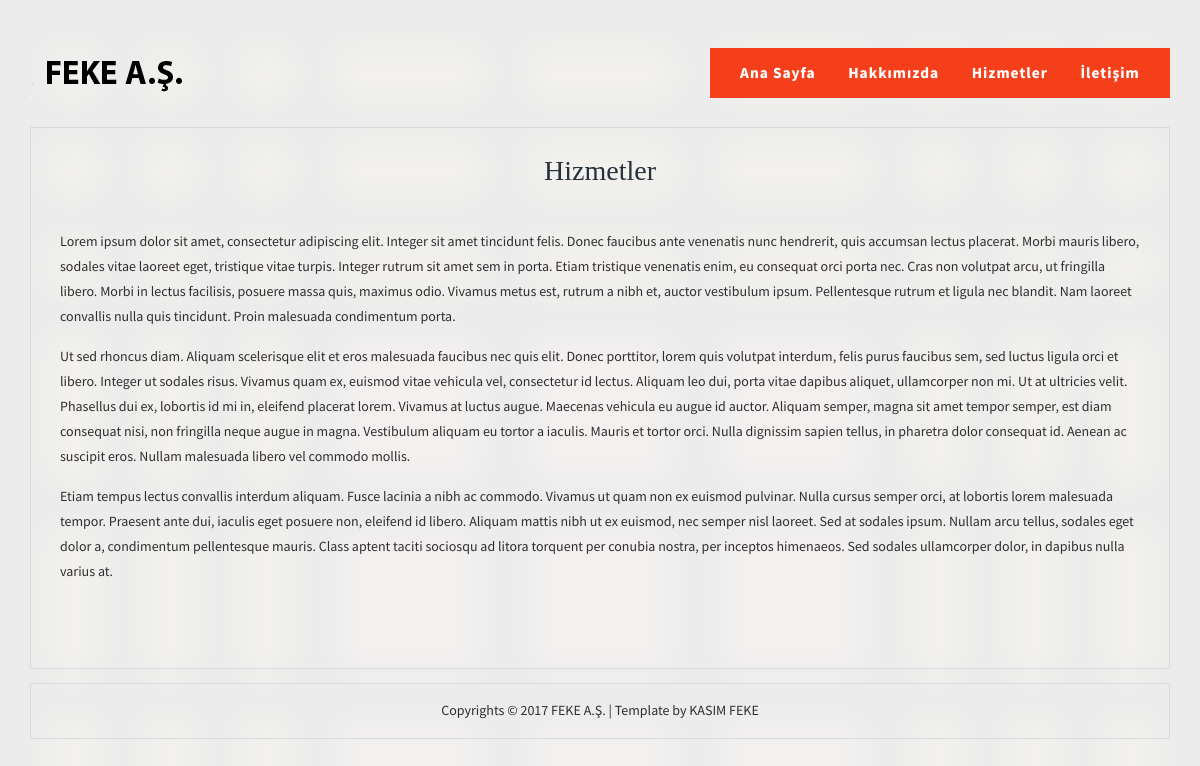
/services.php, run on the app's committed database.
### tables this page shows
CREATE TABLE `ayarlar` (
  `ayar_id` int(11) NOT NULL,
  `ayar_logo` varchar(250) NOT NULL,
  `ayar_title` varchar(100) NOT NULL,
  `ayar_description` varchar(500) NOT NULL,
  `ayar_footer` varchar(500) NOT NULL,
  `ayar_adres` varchar(500) NOT NULL,
  `ayar_mail` varchar(100) NOT NULL,
  `ayar_telefon` varchar(50) NOT NULL
);

CREATE TABLE `menuler` (
  `menu_id` int(11) NOT NULL,
  `menu_ad` varchar(50) NOT NULL,
  `menu_url` varchar(300) NOT NULL,
  `menu_sira` varchar(50) NOT NULL DEFAULT '0'
);

CREATE TABLE `hizmetler` (
  `hizmetler_id` int(11) NOT NULL,
  `hizmetler_baslik` varchar(50) NOT NULL,
  `hizmetler_yazi` mediumtext NOT NULL
);

### services.php (the view)
<?php include 'header.php'; ?>
<div class="container">
	<div class="service-top">
		<h3 class="m_3"><?php echo $hizmetcek['hizmetler_baslik']; ?></h3>
		<div class="service_grid1">
			<div class="col-md-12">
				<p><?php echo $hizmetcek['hizmetler_yazi']; ?></p>
			</div>
			<div class="clearfix"> </div>
		</div>
	</div>
<?php include 'footer.php'; ?>

### header.php (shortened to what this page needs)
<?php include 'admin/netting/connect.php';
$ayarsor=mysql_query("select * from ayarlar");
$ayarcek=mysql_fetch_assoc($ayarsor);
$hizmetsor=mysql_query("select * from hizmetler");
$hizmetcek=mysql_fetch_assoc($hizmetsor);
 ?>
<!DOCTYPE HTML>
<html>
<head>
	<link href="css/bootstrap.css" rel="stylesheet" type="text/css" media="all">
	<link href="css/style.css" rel="stylesheet" type="text/css" media="all" />
</head>
<body>
	<div class="header">
		<div class="container">
			<div class="logo">
				<a href="index.php"><img src="<?php echo $ayarcek['ayar_logo']; ?>" class="img-responsive" alt=""></a>
			</div>
			<div class="head-nav">
				<ul class="cl-effect-1">
					<?php
					$menusorgu=mysql_query("select * from menuler");
					while ($menucek=mysql_fetch_assoc($menusorgu)) {
						?>
						<li class="active"><a href="<?php echo $menucek['menu_url']; ?>"><?php echo $menucek['menu_ad']; ?></a></li>
						<?php } ?>
						<div class="clearfix"></div>
					</ul>
				</div>
				<div class="clearfix"> </div>
			</div>
		</div>

### footer.php (shortened to what this page needs)
<div class="footer">
	<div class="copyright">
		<p><?php echo $ayarcek['ayar_footer']; ?></a></p>
	</div>
</div>

### css/style.css (style rules this page uses)
h4, h5, h6, h1, h2, h3 { margin-top: 0; }
ul, ol { margin: 0; }
p { margin: 0; }
html,body { font-family: 'Source Sans Pro', sans-serif; background: url(../images/sos.png)no-repeat; background-size: cover; -webkit-background-size: cover; -moz-background-size: cover; -o-background-size: cover; -ms-background-size: cover; }
body a { transition:0.5s all; -webkit-transition:0.5s all; -moz-transition:0.5s all; -o-transition:0.5s all; -ms-transition:0.5s all; }
.header { padding: 2em 0; }
.logo { float: left; }
.logo a { display:block; }
.head-nav ul li { display:inline-block; float:left; }
.head-nav { float: right; padding: 1em 1em; background:#f53f1a; }
.head-nav ul li a { position: relative; display: inline-block; margin: 0px 0px; outline: none; color: #fff; text-decoration: none; letter-spacing: 1px; font-weight: 700; text-shadow: 0 0 1px rgba(255,255,255,0.3); font-size: 1.1em; }
.head-nav ul { padding:0; margin: 0; }
*, *:after, *::before { -webkit-box-sizing: border-box; -moz-box-sizing: border-box; box-sizing: border-box; }
.head-nav ul li { display: inline-block; margin: 0; outline: none; text-decoration: none; letter-spacing: 1px; }
.head-nav ul li a { color: #000; }
.head-nav ul li a:hover,.head-nav ul li.active a { color:#FFF; }
.cl-effect-1 a::before, .cl-effect-1 a::after { display: inline-block; opacity: 0; -webkit-transition: -webkit-transform 0.3s, opacity 0.2s; -moz-transition: -moz-transform 0.3s, opacity 0.2s; transition: transform 0.3s, opacity 0.2s; }
.cl-effect-1 a::before { margin-right: 10px; content: '['; -webkit-transform: translateX(20px); -moz-transform: translateX(20px); transform: translateX(20px); }
.cl-effect-1 a::after { margin-left: 10px; content: ']'; -webkit-transform: translateX(-20px); -moz-transform: translateX(-20px); transform: translateX(-20px); }
.footer { padding: 1em 1em; border: 1px solid #D8DADC; margin: 1em 0 0; }
.copyright { margin: 0 0 0; text-align: center; }
.copyright p { color: #302e2e; font-size: 1em; line-height: 1.8em; margin: 0; }
.service_grid1 { margin-bottom: 3em; }
.service-top h3 { color: #26313b; font-size: 1.5em; font-weight: 700; margin: 1em 0 0 0; font-family: 'Libre Baskerville', serif; }
.service-top p { color: #302e2e; font-size: 1em; font-weight: 400; margin: 1em 0; line-height: 1.8em; }
h3.m_3 { font-size: 2em; font-weight: 400; margin: 0 0 1em; text-align:center; }
.service-top { padding: 2em 1em; border: 1px solid #D8DADC; }

### data on the page
ayarlar: ayar_logo (picture), ayar_footer "Copyrights © 2017 FEKE A.Ş. | Template by KASIM FEKE"
menuler: menu_ad "Ana Sayfa"
menuler: menu_ad "Hakkımızda"
menuler: menu_ad "Hizmetler"
menuler: menu_ad "İletişim"
hizmetler: hizmetler_baslik "Hizmetler", hizmetler_yazi "Lorem ipsum dolor sit amet, consectetur adipiscing elit. Integer sit amet tincidunt felis. Donec faucibus ante venenatis nunc hendrerit, quis accumsan lectus placerat. Morbi mauris libero, sodales vitae laoreet eget, tristique vitae turpis. Integer rutrum sit amet sem in porta. Etiam tristique venenatis enim, eu consequat orci porta nec. Cras non volutpat arcu, ut fringilla libero. Morbi in lectus facilisis, posuere massa quis, maximus odio. Vivamus metus est, rutrum a nibh et, auctor vestibulum ipsum. Pellentesque rutrum et ligula nec blandit. Nam laoreet convallis nulla quis tincidunt. Proin malesuada condimentum porta. Ut sed rhoncus diam. Aliquam scelerisque elit et eros malesuada…"
